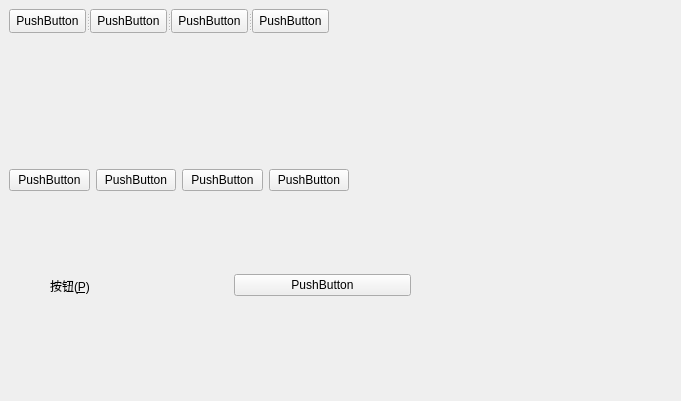
<?xml version="1.0" encoding="UTF-8"?>
<ui version="4.0">
 <class>Widget</class>
 <widget class="QWidget" name="Widget">
  <property name="geometry">
   <rect>
    <x>0</x>
    <y>0</y>
    <width>681</width>
    <height>401</height>
   </rect>
  </property>
  <property name="windowTitle">
   <string>Widget</string>
  </property>
  <widget class="QSplitter" name="splitter">
   <property name="geometry">
    <rect>
     <x>9</x>
     <y>9</y>
     <width>320</width>
     <height>24</height>
    </rect>
   </property>
   <property name="orientation">
    <enum>Qt::Horizontal</enum>
   </property>
   <widget class="QPushButton" name="pushButton">
    <property name="text">
     <string>PushButton</string>
    </property>
   </widget>
   <widget class="QPushButton" name="pushButton_2">
    <property name="text">
     <string>PushButton</string>
    </property>
   </widget>
   <widget class="QPushButton" name="pushButton_3">
    <property name="text">
     <string>PushButton</string>
    </property>
   </widget>
   <widget class="QPushButton" name="pushButton_4">
    <property name="text">
     <string>PushButton</string>
    </property>
   </widget>
  </widget>
  <widget class="QWidget" name="">
   <property name="geometry">
    <rect>
     <x>9</x>
     <y>167</y>
     <width>340</width>
     <height>26</height>
    </rect>
   </property>
   <layout class="QHBoxLayout" name="horizontalLayout">
    <item>
     <widget class="QPushButton" name="pushButton_5">
      <property name="text">
       <string>PushButton</string>
      </property>
     </widget>
    </item>
    <item>
     <widget class="QPushButton" name="pushButton_6">
      <property name="text">
       <string>PushButton</string>
      </property>
     </widget>
    </item>
    <item>
     <widget class="QPushButton" name="pushButton_7">
      <property name="text">
       <string>PushButton</string>
      </property>
     </widget>
    </item>
    <item>
     <widget class="QPushButton" name="pushButton_8">
      <property name="text">
       <string>PushButton</string>
      </property>
     </widget>
    </item>
   </layout>
  </widget>
  <widget class="QWidget" name="">
   <property name="geometry">
    <rect>
     <x>50</x>
     <y>260</y>
     <width>361</width>
     <height>51</height>
    </rect>
   </property>
   <layout class="QHBoxLayout" name="horizontalLayout_2">
    <item>
     <widget class="QLabel" name="label">
      <property name="text">
       <string>按钮(&amp;P)</string>
      </property>
      <property name="buddy">
       <cstring>pushButton_9</cstring>
      </property>
     </widget>
    </item>
    <item>
     <widget class="QPushButton" name="pushButton_9">
      <property name="text">
       <string>PushButton</string>
      </property>
     </widget>
    </item>
   </layout>
  </widget>
 </widget>
 <resources/>
 <connections/>
</ui>
